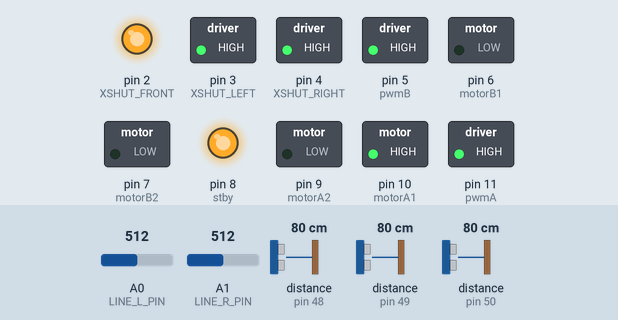
Bench run of a sketch on a simulated Arduino Nano, built with avr-gcc and run on an emulated ATmega328P. Parts: switched loads named in the sketch (green lamp = pin HIGH), output pins drawn as LEDs (lit = HIGH). The inputs (shaded band) are chosen by the test bench; at power-on: distance to the obstacle (sensors on pin 48, pin 49, pin 50) 80 cm, A0 (LINE_L_PIN) = 512, A1 (LINE_R_PIN) = 512. What the sketch prints to the serial monitor is not drawn.

Above: at 1.6 s.
1.7 s: distance to the obstacle (sensor on pin 48) set to 69 cm
At 3.0 s:
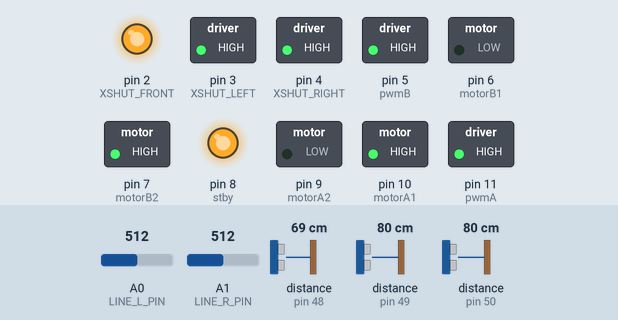
3.4 s: distance to the obstacle (sensor on pin 48) set to 61 cm
At 4.5 s:
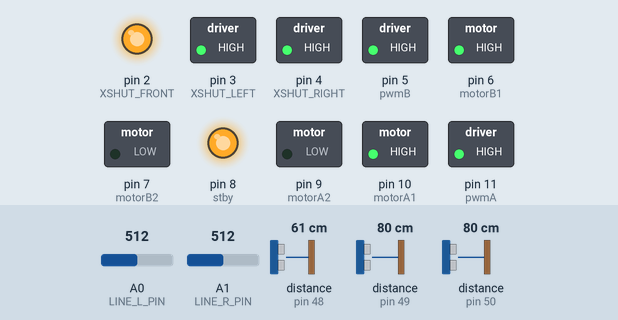
5.0 s: distance to the obstacle (sensor on pin 49) set to 2 cm
At 6.2 s:
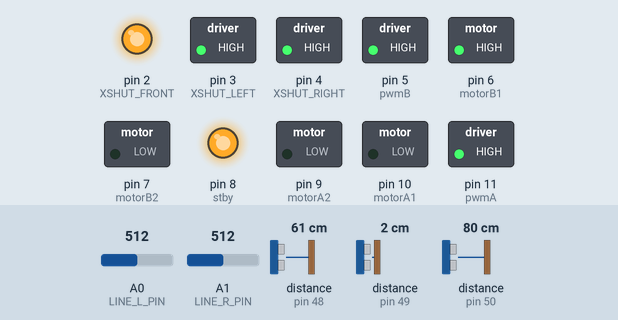
6.5 s: distance to the obstacle (sensor on pin 49) set to 35 cm
At 7.1 s:
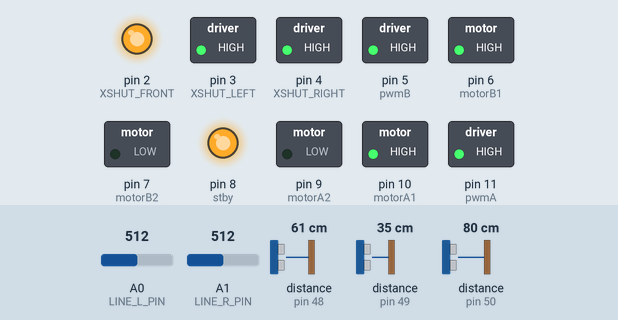
8.1 s: distance to the obstacle (sensor on pin 49) set to 31 cm
At 8.8 s:
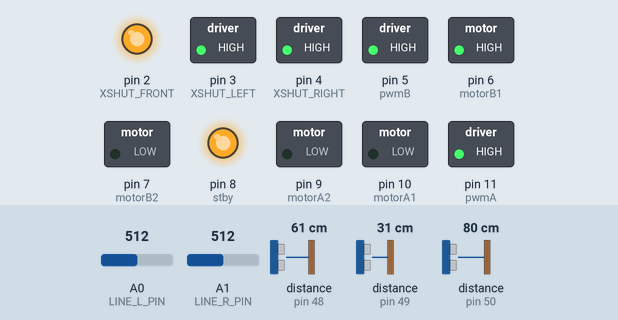
Timing chart, 0 to 12.1 s (numbered marks = the images above; inputs shaded):
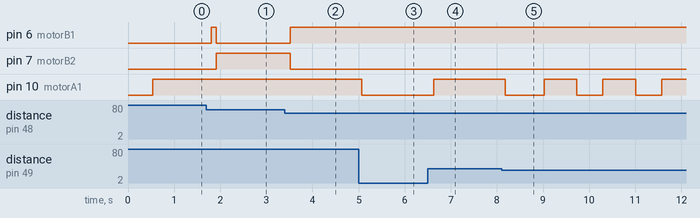

The sketch:

v4_deploy.ino
```cpp
// v4_deploy.ino — Mini Sumo Arduino Nano, runs dqn3d_stack_stageA_best.pt
// (the 21-D "Stage-A" model: frame-stacked obs + flank reward + demo
// retention, trained on the realistic 3D PyBullet sim).
//
// DIFFERENCE FROM v3: the policy now consumes a 21-D observation = the 3
// VL53L0X distance channels STACKED over the last K=4 frames (oldest
// first) followed by the 9 single-frame engineered features. A small
// ring buffer of the normalized distances reproduces sumo_env's
// RawDistanceStack wrapper byte-for-byte (see obs_stack.py). The old
// 12-D model is untouched in ../v3_deploy/.
//
// Pipeline (~24 Hz target):
//   read 3x VL53L0X -> push distance ring -> build 21D obs -> predict -> drive
//
// Hardware / wiring identical to v3_deploy (see that file's header).
//   VL53L0X x3 on I2C (XSHUT D2/D3/D4 -> addr 0x30/0x31/0x32)
//   TB6612: left IN1=D10 IN2=D9 PWM=D11 ; right IN1=D6 IN2=D7 PWM=D5 ; STBY=D8
//   QTR-1A rear line sensors: rear-left=A0 rear-right=A1

#include <Wire.h>
#include <VL53L0X.h>

#include "neural_net_v6_3d.h"   // mini_sumo_ai::predict_action (INPUT_DIM=21)
#include "arduino_obs_logic.h"  // mini_sumo_obs:: state machines

// =====================================================================
// Pins
// =====================================================================
#define XSHUT_FRONT 2
#define XSHUT_LEFT  3
#define XSHUT_RIGHT 4

const int motorA1 = 10;  // left  IN1
const int motorA2 = 9;   // left  IN2
const int motorB1 = 6;   // right IN1
const int motorB2 = 7;   // right IN2
#define pwmA 11
#define pwmB 5
#define stby 8

VL53L0X frontSensor, leftSensor, rightSensor;

// =====================================================================
// Sensor read with outlier rejection (keeps last good reading on glitch)
// =====================================================================
#define OUTLIER_MAX 8000  // VL53L0X returns 8190 for out-of-range

uint16_t frontLastValid = OUTLIER_MAX;
uint16_t leftLastValid  = OUTLIER_MAX;
uint16_t rightLastValid = OUTLIER_MAX;

static uint16_t filteredRead(VL53L0X& sensor, uint16_t& lastValid) {
    uint16_t raw = sensor.readRangeContinuousMillimeters();
    if (raw == 0) {
        return lastValid;            // I2C read failed, hold previous
    }
    if (raw > OUTLIER_MAX) {
        lastValid = OUTLIER_MAX;     // out-of-range = no target
        return OUTLIER_MAX;
    }
    lastValid = raw;
    return raw;
}

static inline float mm_to_obs_m(uint16_t mm) {
    if (mm >= (uint16_t)(mini_sumo_obs::ENEMY_FAR_DIST * 1000.0f)) {
        return mini_sumo_obs::ENEMY_FAR_DIST;
    }
    return (float)mm * 0.001f;
}

static inline float norm_distance(float d_m) {
    if (d_m >= mini_sumo_obs::ENEMY_FAR_DIST) return 1.0f;
    if (d_m <= 0.0f) return 0.0f;
    return d_m / mini_sumo_obs::ENEMY_FAR_DIST;
}

// =====================================================================
// Line sensors — QTR-1A analog phototransistors at the rear.
// =====================================================================
#define LINE_L_PIN  A0
#define LINE_R_PIN  A1
constexpr int LINE_THRESHOLD = 500;  // ADC count, ~mid of 0..1023

static inline bool read_line_l() { return analogRead(LINE_L_PIN) < LINE_THRESHOLD; }
static inline bool read_line_r() { return analogRead(LINE_R_PIN) < LINE_THRESHOLD; }

// =====================================================================
// Motor drive — action_map entries are in {-1, 0, +1}
// =====================================================================
static void drive_left(float cmd) {
    if (cmd > 0.5f)        { digitalWrite(motorA1, HIGH); digitalWrite(motorA2, LOW);  }
    else if (cmd < -0.5f)  { digitalWrite(motorA1, LOW);  digitalWrite(motorA2, HIGH); }
    else                   { digitalWrite(motorA1, LOW);  digitalWrite(motorA2, LOW);  }
}

static void drive_right(float cmd) {
    if (cmd > 0.5f)        { digitalWrite(motorB1, HIGH); digitalWrite(motorB2, LOW);  }
    else if (cmd < -0.5f)  { digitalWrite(motorB1, LOW);  digitalWrite(motorB2, HIGH); }
    else                   { digitalWrite(motorB1, LOW);  digitalWrite(motorB2, LOW);  }
}

// =====================================================================
// Watchdog: if nothing in forward arc for a while, do a search-spin
// =====================================================================
constexpr float    VALID_RANGE_M       = 0.80f * mini_sumo_obs::ENEMY_FAR_DIST;
constexpr uint16_t WATCHDOG_TIMEOUT_MS = 1500;
constexpr float    SEARCH_LEFT  = +1.0f;
constexpr float    SEARCH_RIGHT = -1.0f;

uint32_t last_valid_sensor_ms = 0;

static inline bool any_forward_valid(float f, float l, float r) {
    return (f < VALID_RANGE_M) || (l < VALID_RANGE_M) || (r < VALID_RANGE_M);
}

// =====================================================================
// Distance ring buffer = sumo_env's RawDistanceStack (obs_stack.py).
// Holds the last K=4 frames of NORMALIZED (front,left,right), oldest at
// index 0, newest at index K-1. Seeded by replicating frame 0 on the
// first loop (matches the wrapper's reset semantics). The stacked obs is
// [ring[0..3] flattened, then the 9 engineered features].
// =====================================================================
constexpr uint8_t STACK_K = 4;     // must equal obs_stack.DEFAULT_STACK_K
float dist_ring[STACK_K][3];
bool  ring_init = false;

static void push_dist_ring(float fn, float ln, float rn) {
    if (!ring_init) {
        for (uint8_t k = 0; k < STACK_K; ++k) {
            dist_ring[k][0] = fn; dist_ring[k][1] = ln; dist_ring[k][2] = rn;
        }
        ring_init = true;
        return;
    }
    for (uint8_t k = 0; k < STACK_K - 1; ++k) {   // shift oldest out
        dist_ring[k][0] = dist_ring[k + 1][0];
        dist_ring[k][1] = dist_ring[k + 1][1];
        dist_ring[k][2] = dist_ring[k + 1][2];
    }
    dist_ring[STACK_K - 1][0] = fn;               // newest in
    dist_ring[STACK_K - 1][1] = ln;
    dist_ring[STACK_K - 1][2] = rn;
}

// =====================================================================
// Persistent obs state
// =====================================================================
mini_sumo_obs::LastSeenState        last_seen_state;
mini_sumo_obs::PrevActionState      prev_action;
mini_sumo_obs::EngagementTimerState engagement_timer;
mini_sumo_obs::YawRateProxyState    yaw_rate_proxy;
mini_sumo_obs::IrDeltaState         ir_delta_state;

// =====================================================================
// Setup
// =====================================================================
void setup() {
    Serial.begin(115200);

    pinMode(motorA1, OUTPUT); pinMode(motorA2, OUTPUT);
    pinMode(motorB1, OUTPUT); pinMode(motorB2, OUTPUT);
    pinMode(pwmA,    OUTPUT); pinMode(pwmB,    OUTPUT);
    pinMode(stby,    OUTPUT);

    digitalWrite(pwmA, HIGH);   // full speed (action space is {-1,0,+1})
    digitalWrite(pwmB, HIGH);
    digitalWrite(stby, HIGH);
    drive_left(0.0f);
    drive_right(0.0f);

    Wire.begin();

    pinMode(XSHUT_FRONT, OUTPUT);
    pinMode(XSHUT_LEFT,  OUTPUT);
    pinMode(XSHUT_RIGHT, OUTPUT);
    digitalWrite(XSHUT_FRONT, LOW);
    digitalWrite(XSHUT_LEFT,  LOW);
    digitalWrite(XSHUT_RIGHT, LOW);
    delay(10);

    digitalWrite(XSHUT_FRONT, HIGH); delay(10);
    frontSensor.init(); frontSensor.setAddress(0x30);
    frontSensor.setSignalRateLimit(0.5);
    frontSensor.setMeasurementTimingBudget(33000);

    digitalWrite(XSHUT_LEFT, HIGH); delay(10);
    leftSensor.init();  leftSensor.setAddress(0x31);
    leftSensor.setSignalRateLimit(0.5);
    leftSensor.setMeasurementTimingBudget(33000);

    digitalWrite(XSHUT_RIGHT, HIGH); delay(10);
    rightSensor.init(); rightSensor.setAddress(0x32);
    rightSensor.setSignalRateLimit(0.5);
    rightSensor.setMeasurementTimingBudget(33000);

    frontSensor.startContinuous();
    leftSensor.startContinuous();
    rightSensor.startContinuous();

    // Verify model integrity — refuse to drive if weights corrupted
    const uint8_t mismatches = mini_sumo_ai::verify_self_test();
    Serial.print(F("model self-test mismatches: "));
    Serial.println(mismatches);
    if (mismatches > 0) {
        Serial.println(F("FATAL: re-flash neural_net_v6_3d.h"));
        while (1) { delay(1000); }
    }

    mini_sumo_obs::reset(last_seen_state);
    mini_sumo_obs::reset(prev_action);
    mini_sumo_obs::reset(engagement_timer);
    mini_sumo_obs::reset(yaw_rate_proxy);
    mini_sumo_obs::reset(ir_delta_state);
    ring_init = false;
    last_valid_sensor_ms = millis();

    Serial.println(F("ready (v4, 21-D stacked Stage-A)"));
}

// =====================================================================
// Main loop
// =====================================================================
void loop() {
    const uint16_t mmF = filteredRead(frontSensor, frontLastValid);
    const uint16_t mmL = filteredRead(leftSensor,  leftLastValid);
    const uint16_t mmR = filteredRead(rightSensor, rightLastValid);

    const float front_m = mm_to_obs_m(mmF);
    const float left_m  = mm_to_obs_m(mmL);
    const float right_m = mm_to_obs_m(mmR);

    const float fn = norm_distance(front_m);
    const float ln = norm_distance(left_m);
    const float rn = norm_distance(right_m);

    // Update all per-frame state EVERY tick (even during the watchdog) so
    // the ring + state machines never go stale and match the sim 1:1.
    push_dist_ring(fn, ln, rn);
    mini_sumo_obs::update_last_seen(last_seen_state, front_m, left_m, right_m);
    mini_sumo_obs::update(engagement_timer, fn);
    float front_delta = 0.0f, lateral_delta = 0.0f;
    mini_sumo_obs::update(ir_delta_state, fn, ln, rn, front_delta, lateral_delta);

    const uint32_t now = millis();
    if (any_forward_valid(front_m, left_m, right_m)) {
        last_valid_sensor_ms = now;
    }
    const bool watchdog_fired = (now - last_valid_sensor_ms) > WATCHDOG_TIMEOUT_MS;

    float out_l = 0.0f, out_r = 0.0f;
    if (watchdog_fired) {
        out_l = SEARCH_LEFT;
        out_r = SEARCH_RIGHT;
    } else {
        // 21-D stacked observation: 4x(front,left,right) oldest-first,
        // then the 9 single-frame engineered features.
        const float obs[mini_sumo_ai::INPUT_DIM] = {
            dist_ring[0][0], dist_ring[0][1], dist_ring[0][2],
            dist_ring[1][0], dist_ring[1][1], dist_ring[1][2],
            dist_ring[2][0], dist_ring[2][1], dist_ring[2][2],
            dist_ring[3][0], dist_ring[3][1], dist_ring[3][2],
            last_seen_state.dir,
            read_line_l() ? 1.0f : 0.0f,
            read_line_r() ? 1.0f : 0.0f,
            prev_action.left, prev_action.right,
            mini_sumo_obs::normalized(engagement_timer),
            yaw_rate_proxy.value,
            front_delta, lateral_delta,
        };
        const uint8_t a_idx = mini_sumo_ai::predict_action(obs);
        mini_sumo_ai::action_to_motors(a_idx, out_l, out_r);
    }

    // prev_action / yaw proxy track the action actually executed (both
    // the policy and the watchdog search-spin), so the next obs is correct.
    mini_sumo_obs::update(prev_action,    out_l, out_r);
    mini_sumo_obs::update(yaw_rate_proxy, out_l, out_r);

    drive_left(out_l);
    drive_right(out_r);

    // Loop pacing: VL53L0X 33 ms budget dominates; small headroom delay.
    delay(5);
}
```

Source omitted: arduino_obs_logic.h (8152 bytes), neural_net_v6_3d.h (41805 bytes)

Measured:
- the behaviour switches between 64 and 63 cm on distance to the obstacle (sensor on pin 48) (found by bisection; images 1 and 2)
- the behaviour switches between 34 and 33 cm on distance to the obstacle (sensor on pin 49) (found by bisection; images 4 and 5)
- after the input at 1.7 s, pin 6 (motorB1): LOW → HIGH after 0.11 s, → LOW 0.10 s later
- after the input at 3.4 s, pin 6 (motorB1): LOW → HIGH after 0.12 s; pin 7 (motorB2): HIGH → LOW after 0.12 s
- after the input at 5.0 s, pin 10 (motorA1): HIGH → LOW after 0.07 s
- after the input at 6.5 s, pin 10 (motorA1): LOW → HIGH after 0.13 s
- after the input at 8.1 s, pin 10 (motorA1): HIGH → LOW after 0.08 s, then repeats every 1.3 s: HIGH 0.71 s, LOW 0.56 s
